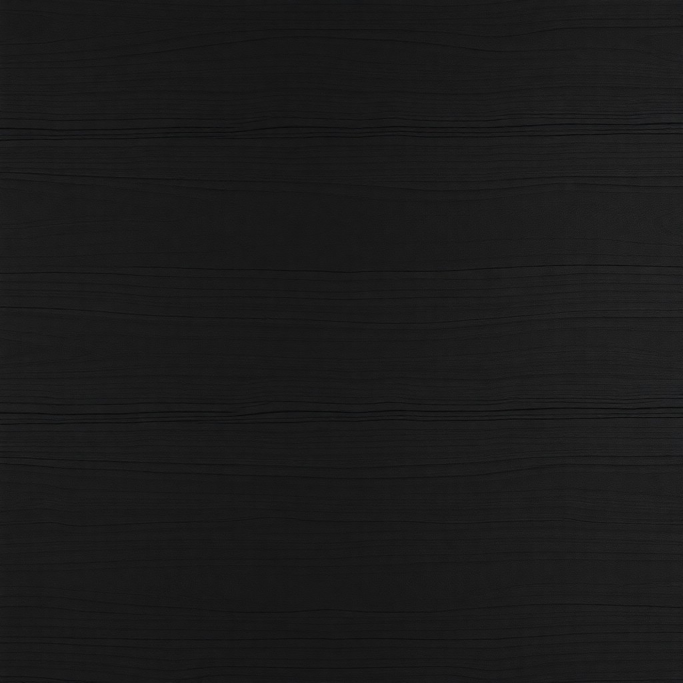
#> input picture assets/frames/black.jpg, 2048 x 2048 px (shown at 1/3 size)
$ python -i normalize_images.py   (imports and definitions only)
#> lines starting #> are read from the running program, lines starting #| are printed output that depends on the picture
### config/settings.py
"""Project settings for wildprint.

Loads configuration from environment variables with sensible defaults.
If `python-dotenv` is installed, a `.env` file at the project root is
loaded automatically.
"""
from __future__ import annotations


from __future__ import annotations

import os
from pathlib import Path

# Optional .env loading --------------------------------------------------------
try:  # pragma: no cover - trivial import guard
    from dotenv import load_dotenv  # type: ignore

    load_dotenv()
except Exception:  # noqa: BLE001 - dotenv is optional
    pass


def _get_int(name: str, default: int) -> int:
    raw = os.getenv(name)
    if raw is None or raw == "":
        return default
    try:
        return int(raw)
    except ValueError:
        return default


def _get_optional_int(name: str) -> int | None:
    raw = os.getenv(name)
    if raw is None or raw == "":
        return None
    try:
        return int(raw)
    except ValueError:
        return None


# Paths ------------------------------------------------------------------------
PROJECT_ROOT: Path = Path(
    os.getenv("WILDPRINT_PROJECT_ROOT", str(Path(__file__).resolve().parent.parent))
)

DATA_DIR: Path = Path(os.getenv("WILDPRINT_DATA_DIR", str(PROJECT_ROOT / "data")))
SPECIES_DIR: Path = Path(
    os.getenv("WILDPRINT_SPECIES_DIR", str(DATA_DIR / "species"))
)
STYLES_DIR: Path = Path(os.getenv("WILDPRINT_STYLES_DIR", str(DATA_DIR / "styles")))

PROMPTS_DIR: Path = Path(
    os.getenv("WILDPRINT_PROMPTS_DIR", str(PROJECT_ROOT / "prompts"))
)
PROMPTS_STYLES_DIR: Path = Path(
    os.getenv("WILDPRINT_PROMPTS_STYLES_DIR", str(PROMPTS_DIR / "styles"))
)

OUTPUT_DIR: Path = Path(
    os.getenv("WILDPRINT_OUTPUT_DIR", str(PROJECT_ROOT / "output"))
)
RAW_DIR: Path = Path(os.getenv("WILDPRINT_RAW_DIR", str(OUTPUT_DIR / "raw")))
NORMALIZED_DIR: Path = Path(
    os.getenv("WILDPRINT_NORMALIZED_DIR", str(OUTPUT_DIR / "normalized"))
)
MASTER_DIR: Path = Path(
    os.getenv("WILDPRINT_MASTER_DIR", str(OUTPUT_DIR / "master"))
)
METADATA_DIR: Path = Path(
    os.getenv("WILDPRINT_METADATA_DIR", str(PROJECT_ROOT / "metadata"))
)

# Derived file paths -----------------------------------------------------------
SPECIES_JSON: Path = SPECIES_DIR / "species.json"
SPECIES_CSV: Path = SPECIES_DIR / "species.csv"
STYLES_JSON: Path = STYLES_DIR / "styles.json"
MANIFEST_PATH: Path = METADATA_DIR / "manifest.json"
BASE_PROMPT_PATH: Path = PROMPTS_DIR / "base_prompt.txt"
BASE_PROMPT_BY_CATEGORY: dict[str, Path] = {
    "fish": BASE_PROMPT_PATH,
    "turtle": PROMPTS_DIR / "base_prompt_turtle.txt",
    "bird": PROMPTS_DIR / "base_prompt_bird.txt",
    "plant": PROMPTS_DIR / "base_prompt_plant.txt",
}

# Provider / model settings ----------------------------------------------------
OPENAI_API_KEY: str | None = os.getenv("OPENAI_API_KEY")
REPLICATE_API_TOKEN: str | None = os.getenv("REPLICATE_API_TOKEN")
RECRAFT_API_KEY: str | None = os.getenv("RECRAFT_API_KEY")
DEFAULT_PROVIDER: str = os.getenv("WILDPRINT_DEFAULT_PROVIDER", "mock")
DEFAULT_MODEL: str = os.getenv("WILDPRINT_DEFAULT_MODEL", "gpt-image-1")
DEFAULT_IMAGE_SIZE: str = os.getenv("WILDPRINT_DEFAULT_IMAGE_SIZE", "1536x1024")

DEFAULT_NUM_VARIATIONS: int = _get_int("WILDPRINT_DEFAULT_NUM_VARIATIONS", 3)
DEFAULT_SEED: int | None = _get_optional_int("WILDPRINT_DEFAULT_SEED")

# Canvas / image processing ----------------------------------------------------
CANVAS_WIDTH: int = _get_int("WILDPRINT_CANVAS_WIDTH", 2048)
CANVAS_HEIGHT: int = _get_int("WILDPRINT_CANVAS_HEIGHT", 1365)
WHITE_BG_THRESHOLD: int = _get_int("WILDPRINT_WHITE_BG_THRESHOLD", 245)
#> further down, picture is the input picture: PIL image 2048x2048 RGB; mean R, G, B 26.7, 26.7, 26.7

### scripts/normalize_images.py
"""Normalize raw generated images into print-ready PNGs.

Takes images from ``output/raw/{style}/{species}/*.png``, crops them to
content bounding box, composites onto a pure white canvas of
``(CANVAS_WIDTH, CANVAS_HEIGHT)``, and writes the result to
``output/normalized/{style}/{species}/*.png``. The corresponding manifest
entry's ``normalized_path`` field is updated.

Design notes
------------
- We intentionally do not denoise, sharpen, or quantize colors. The goal is
  to preserve the artistic character of the source image. All we do is
  crop/resize/compose.
- Background detection uses a simple threshold (``WHITE_BG_THRESHOLD``):
  pixels with R, G, and B all strictly greater than the threshold are
  treated as background. Providers are instructed to produce images on
  white, so this is robust in practice.
- ``--auto-flip`` is a best-effort heuristic for left-facing orientation.
  It compares average darkness of the left third vs the right third of the
  content and flips if the right side is darker (assuming the head/face is
  the busier region). Users should review outputs and override with
  ``--no-flip`` if the heuristic gets it wrong.

Run as::

    python -m scripts.normalize_images [--species SLUG] [--style SLUG] \
        [--auto-flip | --no-flip] [--force] [--dry-run]
"""
from __future__ import annotations


from __future__ import annotations

import argparse
import logging
from pathlib import Path
from typing import Any

from PIL import Image

from config.settings import (
    CANVAS_HEIGHT,
    CANVAS_WIDTH,
    NORMALIZED_DIR,
)
from scripts.build_manifest import load_manifest, save_manifest

logger = logging.getLogger(__name__)

# Fraction of the canvas the content should occupy along its limiting axis.
# Kept high (0.97) so normalized masters are tight around the subject —
# downstream renderers want the fish to dominate, not swim in padding.
_CONTENT_FIT: float = 0.97
# Padding around the cropped content bbox, as a fraction of the longer side.
_PADDING_FRAC: float = 0.015
# Standard white paper tone used for the normalized canvas background.
# Matches the base prompt's "pure white background (#FFFFFF)" instruction.
# Content detection is corner-sample-based so this threshold is independent
# of the normalized canvas color — it infers the source's actual background.
_PAPER_BG_RGB: tuple[int, int, int] = (255, 255, 255)
# Per-channel tolerance for corner-sampled background detection. Pixels
# whose difference from the sampled background color exceeds this value on
# any channel are treated as content.
_BG_TOLERANCE: int = 14


def detect_background_color(img: Image.Image) -> tuple[int, int, int]:
    """Sample the four corners of ``img`` and return a median RGB background.

    Works for any paper tone (pure white, warm ivory, cool cream, etc.) —
    we simply trust that the corners are background. If the image has
    transparent corners, those samples are skipped.
    """
    rgba = img.convert("RGBA")
    w, h = rgba.size
#> w = 2048; h = 2048
    samples: list[tuple[int, int, int]] = []
    for x, y in ((0, 0), (w - 1, 0), (0, h - 1), (w - 1, h - 1)):
        px = rgba.getpixel((x, y))
        if len(px) == 4 and px[3] < 255:
            continue
        samples.append((px[0], px[1], px[2]))
#> this loop made 4 passes
#> px on passes 1 to 4: (29, 29, 29, 255), (30, 31, 33, 255), (22, 22, 22, 255), (29, 29, 31, 255)
#> after the loop, samples = [(29, 29, 29), (30, 31, 33), (22, 22, 22), (29, 29, 31)]
    if not samples:
        # All corners transparent. Fall back to ivory.
        return _PAPER_BG_RGB
    # Median per channel — robust to one weird corner.
    r = sorted(s[0] for s in samples)[len(samples) // 2]
#> r = 29
    g = sorted(s[1] for s in samples)[len(samples) // 2]
#> g = 29
    b = sorted(s[2] for s in samples)[len(samples) // 2]
#> b = 31
    return (r, g, b)


def find_content_bbox(
    img: Image.Image, tolerance: int = _BG_TOLERANCE
) -> tuple[int, int, int, int] | None:
    """Return the bounding box of non-background content in ``img``.

    Unlike the old whitepoint-threshold approach, this samples the actual
    background color from the four corners of the image, then treats any
    pixel whose per-channel difference from that background exceeds
    ``tolerance`` as content. This handles warm ivory paper (#F5EFE0) and
    other non-pure-white backgrounds without mis-cropping.

    Transparent pixels are also treated as background. Returns ``None`` if
    the image is entirely background.
    """
    from PIL import ImageChops

    rgba = img.convert("RGBA")
    bg = detect_background_color(rgba)
#> bg = (29, 29, 31)

    # Compare only the RGB channels against a uniform background plate.
    rgb = rgba.convert("RGB")
    plate = Image.new("RGB", rgb.size, bg)
    diff = ImageChops.difference(rgb, plate)  # per-channel absolute diff
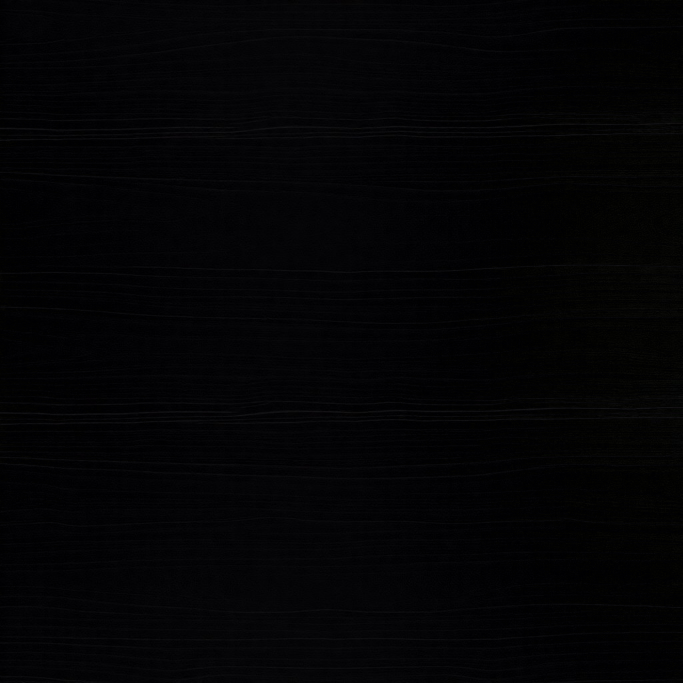
#> diff: PIL image 2048x2048 RGB (shown at 1/3 size); mean R, G, B 3.5, 3.5, 4.8

    # Collapse to a single grayscale channel by taking the max per pixel.
    r_diff, g_diff, b_diff = diff.split()
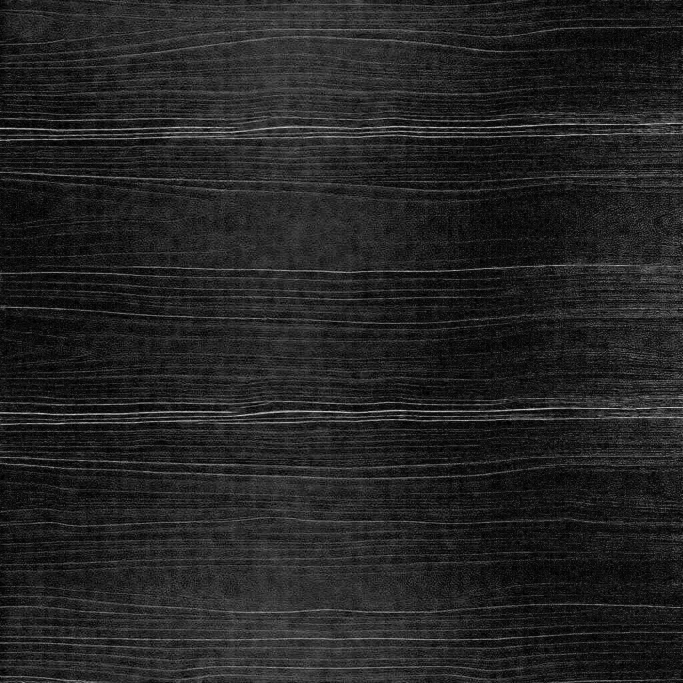
#> r_diff: PIL image 2048x2048 L (shown at 1/3 size); min 0, max 25, mean 3.5; drawn with min black and max white
    max_diff = ImageChops.lighter(ImageChops.lighter(r_diff, g_diff), b_diff)

    # Binary content mask using the tolerance.
    content_mask = max_diff.point(lambda v: 255 if v > tolerance else 0)
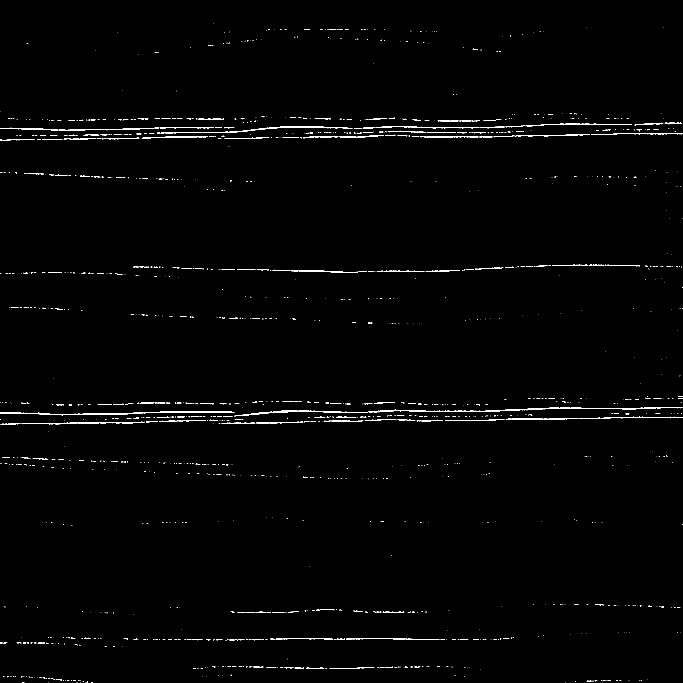
#> content_mask: PIL image 2048x2048 L (shown at 1/3 size); 0.83% white in thin lines or dots

    # Respect alpha: fully transparent pixels are never content.
    alpha = rgba.split()[3]
#> alpha: PIL image 2048x2048 L; every value is 255
    fg_alpha = alpha.point(lambda v: 255 if v >= 255 else 0)
    content_mask = ImageChops.multiply(content_mask, fg_alpha)

    return content_mask.getbbox()


# [386 lines left out: functions _alpha_key_and_unmatte, _should_flip, _pad_bbox, normalize_image, _normalized_path_for, run and 2 more, not called in this run]


# [2 lines not run here, left out]

>>> from PIL import Image
>>> picture = Image.open('../assets/frames/black.jpg')
>>> result = find_content_bbox(picture)
#> result = (0, 71, 2048, 2048)
